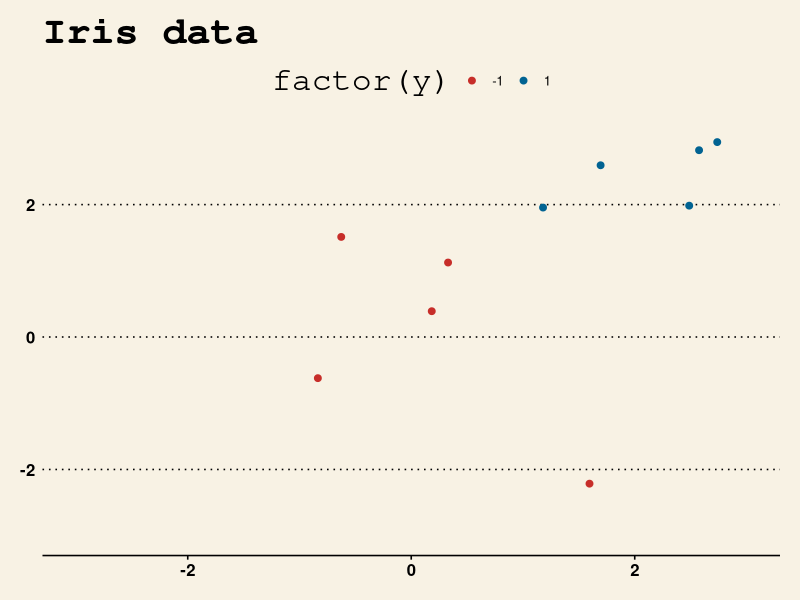

This chart was generated by the following R code:
## ---- chunk 1
knitr::opts_chunk$set(echo = TRUE)
## ---- chunk 2
library(tidyverse)
library(ggthemes) # https://www.datanovia.com/en/blog/ggplot-themes-gallery/
## ---- chunk 3
set.seed(1)
x = matrix(rnorm(10*2), ncol=2)
y = c(rep(-1,5), rep(1,5)) # The class vector
df = data.frame(x,y)
df
## ---- chunk 4
x[y==1,] <- x[y==1,] + 2
## ---- chunk 5
df = data.frame(x,y)
df
## ---- chunk 6
ggplot(df, aes(x=X1, X2, color=factor(y))) +
  geom_point(size=2, shape=19) + 
  xlim(-3, 3) + 
  ylim(-3, 3) +
  ggtitle("Iris data") +
  theme_wsj() + scale_colour_wsj("colors6")
# + geom_jitter()
